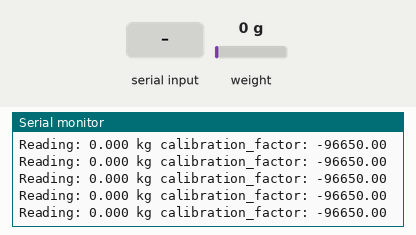
Simulated run of this sketch. Board: ESP8266 (NodeMCU). Shown: the last lines printed to the serial monitor. Inputs (shaded band) come from the test bench; at power-on: weight on the scale 0 g. WiFi joins after 1.5 s; servers stay silent unless stated; random numbers use the default seed unless the sketch sets one; no MQTT or app messages arrive unless stated.

Above: at 4.8 s.
4.9 s: weight on the scale set to 100 g
At 5.04 s:
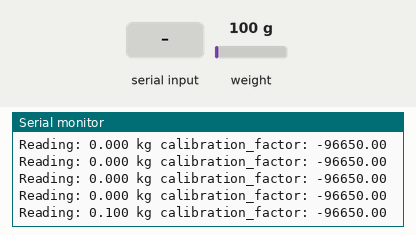
6.4 s: "+" received over Serial
At 6.65 s:
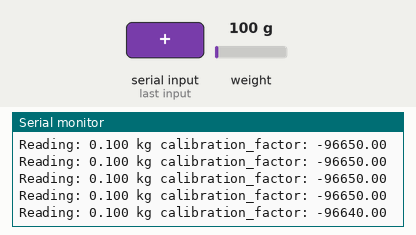
9.4 s: "c" received over Serial
At 9.67 s:
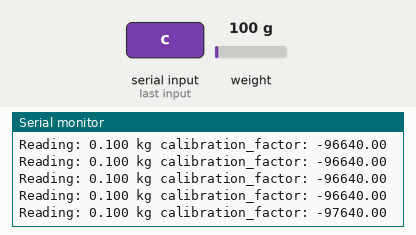
10.9 s: weight on the scale set to 1250 g
At 11.08 s:
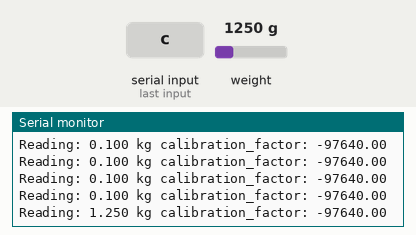
Timing chart, 0 to 13.4 s (numbered marks = the images above; inputs shaded):
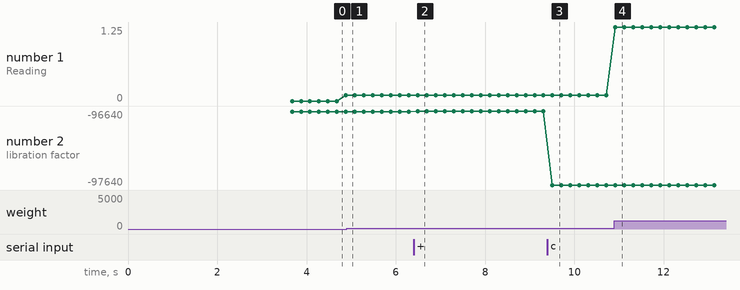

Measured:
- after the input at 6.4 s, the serial monitor: prints a new line after 0.09 s (image 2)
- after the input at 9.4 s, the serial monitor: prints a new line after 0.11 s (image 3)
- after the input at 10.9 s, the serial monitor: prints a new line at once (image 4)
- plotted number 1: 0.1 → 1.25 after the input at 10.9 s
- plotted number 2: -96650 → -96640 after the input at 6.4 s, -96640 → -97640 after the input at 9.4 s

The sketch:

feeder.ino
```cpp
// (licence header left out)
#include <ArduinoJson.h>
#include <ESP8266WiFi.h>
#include <PubSubClient.h>

#include "HX711.h"

// Update these with values suitable for your network.
const char* ssid = "TPLinkFiber";
const char* password = "ActiveEyeElyu5";
const char* mqtt_server = "broker.mqttdashboard.com";
// const char* mqtt_server = "192.168.10.1";

WiFiClient espClient;
PubSubClient client(espClient);

long lastMsg = 0;
char msg[50];
int value = 0;

#define DOUT D2
#define CLK D1

HX711 scale(DOUT, CLK);

//Change this calibration factor as per your load cell once it is found you many need to vary it in thousands
float calibration_factor = -96650; //-106600 worked for my 40Kg max scale setup

void setup_wifi() {
   delay(100);
  // We start by connecting to a WiFi network
    Serial.print("Connecting to ");
    Serial.println(ssid);
    WiFi.begin(ssid, password);
    while (WiFi.status() != WL_CONNECTED)
    {
      delay(500);
      Serial.print(".");
    }
  randomSeed(micros());
  Serial.println("");
  Serial.println("WiFi connected");
  Serial.println("IP address: ");
  Serial.println(WiFi.localIP());
}

void callback(char* topic, byte* payload, unsigned int length)
{

  StaticJsonBuffer<300> JSONbuffer;
  JsonObject& JSONencoder = JSONbuffer.createObject();

  JSONencoder["device"] = "LED";

  Serial.print("Command from MQTT broker is : [");
  Serial.print(topic);
  int p =(char)payload[0]-'0';

  Serial.println();

} //end callback

void reconnect() {
  // Loop until we're reconnected
  while (!client.connected())
  {
    Serial.print("Attempting MQTT connection...");
    // Create a random client ID
    String clientId = "ESP8266Client-";
    clientId += String(random(0xffff), HEX);
    // Attempt to connect
    //if you MQTT broker has clientID,username and password
    //please change following line to    if (client.connect(clientId,userName,passWord))
    if (client.connect(clientId.c_str()))
    {
      Serial.println("connected");
      //once connected to MQTT broker, subscribe command if any
    } else {
      Serial.print("failed, rc=");
      Serial.print(client.state());
      Serial.println(" try again in 5 seconds");
      // Wait 6 seconds before retrying
      delay(6000);
    }
  }
} //end reconnect()

void setup() {
  Serial.begin(115200);
  setup_wifi();
  client.setServer(mqtt_server, 1883);
  client.setCallback(callback);

  Serial.println("HX711 Calibration");
  Serial.println("Remove all weight from scale");
  Serial.println("After readings begin, place known weight on scale");
  Serial.println("Press a,s,d,f to increase calibration factor by 10,100,1000,10000 respectively");
  Serial.println("Press z,x,c,v to decrease calibration factor by 10,100,1000,10000 respectively");
  Serial.println("Press t for tare");
  scale.set_scale();
  scale.tare(); //Reset the scale to 0

  long zero_factor = scale.read_average(); //Get a baseline reading
  Serial.print("Zero factor: "); //This can be used to remove the need to tare the scale. Useful in permanent scale projects.
  Serial.println(zero_factor);
}

void feeder() {

  StaticJsonBuffer<300> JSONbuffer;
  JsonObject& JSONencoder = JSONbuffer.createObject();

  JSONencoder["device"] = "Feeder";

  scale.set_scale(calibration_factor); //Adjust to this calibration factor

  Serial.print("Reading: ");
  Serial.print(scale.get_units(), 3);
  Serial.print(" kg"); //Change this to kg and re-adjust the calibration factor if you follow SI units like a sane person
  Serial.print(" calibration_factor: ");
  Serial.print(calibration_factor);
  Serial.println();

  JSONencoder["weight"] = scale.get_units();

  char JSONmessageBuffer[100];
  JSONencoder.printTo(JSONmessageBuffer, sizeof(JSONmessageBuffer));
  client.publish("brooder/feeder", JSONmessageBuffer);

  if(Serial.available())
  {
    char temp = Serial.read();
    if(temp == '+' || temp == 'a')
      calibration_factor += 10;
    else if(temp == '-' || temp == 'z')
      calibration_factor -= 10;
    else if(temp == 's')
      calibration_factor += 100;
    else if(temp == 'x')
      calibration_factor -= 100;
    else if(temp == 'd')
      calibration_factor += 1000;
    else if(temp == 'c')
      calibration_factor -= 1000;
    else if(temp == 'f')
      calibration_factor += 10000;
    else if(temp == 'v')
      calibration_factor -= 10000;
    else if(temp == 't')
      scale.tare();  //Reset the scale to zero
  }

}

void loop() {

	if (!client.connected()) {
		reconnect();
	}
		client.loop();

	// for feeder
	feeder();

}
```
